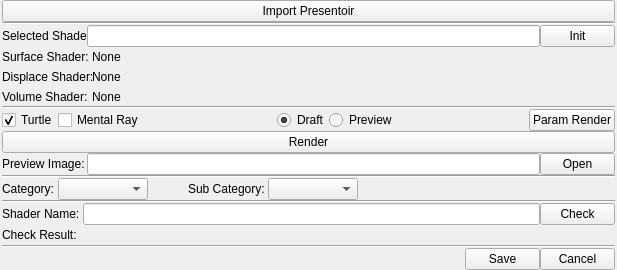
<?xml version="1.0" encoding="UTF-8"?>
<ui version="4.0">
 <class>Shader</class>
 <widget class="QMainWindow" name="Shader">
  <property name="geometry">
   <rect>
    <x>0</x>
    <y>0</y>
    <width>617</width>
    <height>270</height>
   </rect>
  </property>
  <property name="windowTitle">
   <string>Shader</string>
  </property>
  <widget class="QWidget" name="centralwidget">
   <layout class="QGridLayout" name="gridLayout">
    <property name="margin">
     <number>0</number>
    </property>
    <property name="spacing">
     <number>0</number>
    </property>
    <item row="0" column="0">
     <layout class="QVBoxLayout" name="verticalLayout">
      <property name="spacing">
       <number>0</number>
      </property>
      <property name="leftMargin">
       <number>2</number>
      </property>
      <property name="rightMargin">
       <number>2</number>
      </property>
      <item>
       <widget class="QPushButton" name="bImport">
        <property name="text">
         <string>Import Presentoir</string>
        </property>
       </widget>
      </item>
      <item>
       <widget class="Line" name="line_2">
        <property name="orientation">
         <enum>Qt::Horizontal</enum>
        </property>
       </widget>
      </item>
      <item>
       <layout class="QHBoxLayout" name="hlShader">
        <property name="spacing">
         <number>0</number>
        </property>
        <item>
         <widget class="QLabel" name="lShader">
          <property name="minimumSize">
           <size>
            <width>85</width>
            <height>0</height>
           </size>
          </property>
          <property name="maximumSize">
           <size>
            <width>85</width>
            <height>16777215</height>
           </size>
          </property>
          <property name="text">
           <string>Selected Shader: </string>
          </property>
         </widget>
        </item>
        <item>
         <widget class="QLineEdit" name="leShader"/>
        </item>
        <item>
         <widget class="QPushButton" name="bInit">
          <property name="minimumSize">
           <size>
            <width>75</width>
            <height>0</height>
           </size>
          </property>
          <property name="maximumSize">
           <size>
            <width>75</width>
            <height>16777215</height>
           </size>
          </property>
          <property name="text">
           <string>Init</string>
          </property>
         </widget>
        </item>
       </layout>
      </item>
      <item>
       <layout class="QHBoxLayout" name="hlSurfaceShader">
        <item>
         <widget class="QLabel" name="lSurfaceShader">
          <property name="minimumSize">
           <size>
            <width>90</width>
            <height>0</height>
           </size>
          </property>
          <property name="maximumSize">
           <size>
            <width>90</width>
            <height>16777215</height>
           </size>
          </property>
          <property name="text">
           <string>Surface Shader:</string>
          </property>
         </widget>
        </item>
        <item>
         <widget class="QLabel" name="lSSValue">
          <property name="text">
           <string>None</string>
          </property>
         </widget>
        </item>
        <item>
         <spacer name="horizontalSpacer_4">
          <property name="orientation">
           <enum>Qt::Horizontal</enum>
          </property>
          <property name="sizeHint" stdset="0">
           <size>
            <width>40</width>
            <height>10</height>
           </size>
          </property>
         </spacer>
        </item>
       </layout>
      </item>
      <item>
       <layout class="QHBoxLayout" name="hlDisplaceShader">
        <item>
         <widget class="QLabel" name="lDisplaceShader">
          <property name="minimumSize">
           <size>
            <width>90</width>
            <height>0</height>
           </size>
          </property>
          <property name="maximumSize">
           <size>
            <width>90</width>
            <height>16777215</height>
           </size>
          </property>
          <property name="text">
           <string>Displace Shader:</string>
          </property>
         </widget>
        </item>
        <item>
         <widget class="QLabel" name="lDSValue">
          <property name="text">
           <string>None</string>
          </property>
         </widget>
        </item>
        <item>
         <spacer name="horizontalSpacer_5">
          <property name="orientation">
           <enum>Qt::Horizontal</enum>
          </property>
          <property name="sizeHint" stdset="0">
           <size>
            <width>40</width>
            <height>10</height>
           </size>
          </property>
         </spacer>
        </item>
       </layout>
      </item>
      <item>
       <layout class="QHBoxLayout" name="hlVolumeShader">
        <item>
         <widget class="QLabel" name="lVolumeShader">
          <property name="minimumSize">
           <size>
            <width>90</width>
            <height>0</height>
           </size>
          </property>
          <property name="maximumSize">
           <size>
            <width>90</width>
            <height>16777215</height>
           </size>
          </property>
          <property name="text">
           <string>Volume Shader:</string>
          </property>
         </widget>
        </item>
        <item>
         <widget class="QLabel" name="lVSValue">
          <property name="text">
           <string>None</string>
          </property>
         </widget>
        </item>
        <item>
         <spacer name="horizontalSpacer_6">
          <property name="orientation">
           <enum>Qt::Horizontal</enum>
          </property>
          <property name="sizeHint" stdset="0">
           <size>
            <width>40</width>
            <height>10</height>
           </size>
          </property>
         </spacer>
        </item>
       </layout>
      </item>
      <item>
       <widget class="Line" name="line_3">
        <property name="orientation">
         <enum>Qt::Horizontal</enum>
        </property>
       </widget>
      </item>
      <item>
       <layout class="QHBoxLayout" name="horizontalLayout">
        <item>
         <widget class="QCheckBox" name="cbTurtle">
          <property name="text">
           <string>Turtle</string>
          </property>
          <property name="checked">
           <bool>true</bool>
          </property>
          <attribute name="buttonGroup">
           <string notr="true">bgRenderer</string>
          </attribute>
         </widget>
        </item>
        <item>
         <widget class="QCheckBox" name="cbMentalRay">
          <property name="text">
           <string>Mental Ray</string>
          </property>
          <attribute name="buttonGroup">
           <string notr="true">bgRenderer</string>
          </attribute>
         </widget>
        </item>
        <item>
         <spacer name="horizontalSpacer_9">
          <property name="orientation">
           <enum>Qt::Horizontal</enum>
          </property>
          <property name="sizeHint" stdset="0">
           <size>
            <width>40</width>
            <height>20</height>
           </size>
          </property>
         </spacer>
        </item>
        <item>
         <widget class="QRadioButton" name="rbDraft">
          <property name="text">
           <string>Draft</string>
          </property>
          <property name="checked">
           <bool>true</bool>
          </property>
          <attribute name="buttonGroup">
           <string notr="true">bgQuality</string>
          </attribute>
         </widget>
        </item>
        <item>
         <widget class="QRadioButton" name="rbPreview">
          <property name="text">
           <string>Preview</string>
          </property>
          <attribute name="buttonGroup">
           <string notr="true">bgQuality</string>
          </attribute>
         </widget>
        </item>
        <item>
         <spacer name="horizontalSpacer_10">
          <property name="orientation">
           <enum>Qt::Horizontal</enum>
          </property>
          <property name="sizeHint" stdset="0">
           <size>
            <width>40</width>
            <height>20</height>
           </size>
          </property>
         </spacer>
        </item>
        <item>
         <widget class="QPushButton" name="bParamRender">
          <property name="minimumSize">
           <size>
            <width>0</width>
            <height>0</height>
           </size>
          </property>
          <property name="maximumSize">
           <size>
            <width>16777215</width>
            <height>16777215</height>
           </size>
          </property>
          <property name="text">
           <string>Param Render</string>
          </property>
         </widget>
        </item>
       </layout>
      </item>
      <item>
       <widget class="QPushButton" name="bRender">
        <property name="minimumSize">
         <size>
          <width>0</width>
          <height>0</height>
         </size>
        </property>
        <property name="maximumSize">
         <size>
          <width>16777215</width>
          <height>16777215</height>
         </size>
        </property>
        <property name="text">
         <string>Render</string>
        </property>
       </widget>
      </item>
      <item>
       <layout class="QHBoxLayout" name="hlPreview">
        <property name="spacing">
         <number>0</number>
        </property>
        <item>
         <widget class="QLabel" name="lPreview">
          <property name="minimumSize">
           <size>
            <width>85</width>
            <height>0</height>
           </size>
          </property>
          <property name="maximumSize">
           <size>
            <width>85</width>
            <height>16777215</height>
           </size>
          </property>
          <property name="text">
           <string>Preview Image: </string>
          </property>
         </widget>
        </item>
        <item>
         <widget class="QLineEdit" name="lePreview"/>
        </item>
        <item>
         <widget class="QPushButton" name="bOpen">
          <property name="minimumSize">
           <size>
            <width>75</width>
            <height>0</height>
           </size>
          </property>
          <property name="maximumSize">
           <size>
            <width>75</width>
            <height>16777215</height>
           </size>
          </property>
          <property name="text">
           <string>Open</string>
          </property>
         </widget>
        </item>
       </layout>
      </item>
      <item>
       <widget class="Line" name="line_4">
        <property name="orientation">
         <enum>Qt::Horizontal</enum>
        </property>
       </widget>
      </item>
      <item>
       <layout class="QHBoxLayout" name="hlCategory">
        <item>
         <widget class="QLabel" name="lCategory">
          <property name="text">
           <string>Category: </string>
          </property>
         </widget>
        </item>
        <item>
         <widget class="QComboBox" name="cbCategory">
          <property name="minimumSize">
           <size>
            <width>90</width>
            <height>0</height>
           </size>
          </property>
          <property name="modelColumn">
           <number>0</number>
          </property>
         </widget>
        </item>
        <item>
         <spacer name="horizontalSpacer_2">
          <property name="orientation">
           <enum>Qt::Horizontal</enum>
          </property>
          <property name="sizeType">
           <enum>QSizePolicy::Fixed</enum>
          </property>
          <property name="sizeHint" stdset="0">
           <size>
            <width>40</width>
            <height>10</height>
           </size>
          </property>
         </spacer>
        </item>
        <item>
         <widget class="QLabel" name="lSubCategory">
          <property name="text">
           <string>Sub Category: </string>
          </property>
         </widget>
        </item>
        <item>
         <widget class="QComboBox" name="cbSubCategory">
          <property name="minimumSize">
           <size>
            <width>90</width>
            <height>0</height>
           </size>
          </property>
          <property name="modelColumn">
           <number>0</number>
          </property>
         </widget>
        </item>
        <item>
         <spacer name="horizontalSpacer_3">
          <property name="orientation">
           <enum>Qt::Horizontal</enum>
          </property>
          <property name="sizeHint" stdset="0">
           <size>
            <width>40</width>
            <height>10</height>
           </size>
          </property>
         </spacer>
        </item>
       </layout>
      </item>
      <item>
       <widget class="Line" name="line">
        <property name="orientation">
         <enum>Qt::Horizontal</enum>
        </property>
       </widget>
      </item>
      <item>
       <layout class="QHBoxLayout" name="hlShaderName">
        <item>
         <widget class="QLabel" name="lShaderName">
          <property name="text">
           <string>Shader Name: </string>
          </property>
         </widget>
        </item>
        <item>
         <widget class="QLineEdit" name="leShaderName"/>
        </item>
        <item>
         <widget class="QPushButton" name="bCheck">
          <property name="minimumSize">
           <size>
            <width>75</width>
            <height>0</height>
           </size>
          </property>
          <property name="maximumSize">
           <size>
            <width>75</width>
            <height>16777215</height>
           </size>
          </property>
          <property name="text">
           <string>Check</string>
          </property>
         </widget>
        </item>
       </layout>
      </item>
      <item>
       <layout class="QHBoxLayout" name="horizontalLayout_2">
        <item>
         <widget class="QLabel" name="lCheckResult">
          <property name="text">
           <string>Check Result: </string>
          </property>
         </widget>
        </item>
        <item>
         <widget class="QLabel" name="lCheckValue">
          <property name="text">
           <string/>
          </property>
         </widget>
        </item>
        <item>
         <spacer name="horizontalSpacer_8">
          <property name="orientation">
           <enum>Qt::Horizontal</enum>
          </property>
          <property name="sizeHint" stdset="0">
           <size>
            <width>40</width>
            <height>10</height>
           </size>
          </property>
         </spacer>
        </item>
       </layout>
      </item>
      <item>
       <widget class="Line" name="line_5">
        <property name="orientation">
         <enum>Qt::Horizontal</enum>
        </property>
       </widget>
      </item>
      <item>
       <layout class="QHBoxLayout" name="hlEdit">
        <item>
         <spacer name="horizontalSpacer">
          <property name="orientation">
           <enum>Qt::Horizontal</enum>
          </property>
          <property name="sizeHint" stdset="0">
           <size>
            <width>40</width>
            <height>10</height>
           </size>
          </property>
         </spacer>
        </item>
        <item>
         <widget class="QPushButton" name="bSave">
          <property name="minimumSize">
           <size>
            <width>75</width>
            <height>0</height>
           </size>
          </property>
          <property name="maximumSize">
           <size>
            <width>75</width>
            <height>16777215</height>
           </size>
          </property>
          <property name="text">
           <string>Save</string>
          </property>
         </widget>
        </item>
        <item>
         <widget class="QPushButton" name="bCancel">
          <property name="minimumSize">
           <size>
            <width>75</width>
            <height>0</height>
           </size>
          </property>
          <property name="maximumSize">
           <size>
            <width>75</width>
            <height>16777215</height>
           </size>
          </property>
          <property name="text">
           <string>Cancel</string>
          </property>
         </widget>
        </item>
       </layout>
      </item>
     </layout>
    </item>
   </layout>
  </widget>
 </widget>
 <resources/>
 <connections/>
 <buttongroups>
  <buttongroup name="bgRenderer"/>
  <buttongroup name="bgQuality"/>
 </buttongroups>
</ui>
